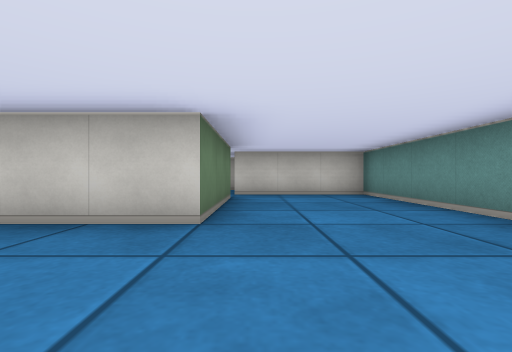
view 1 (above)

16 first-person views from a walk through a cub3D maze. The camera is about half as high as the walls, looks level and sees 85° across. The floor is counted in squares. Each view is taken from the middle of a square. On the plan, view 1 faces up. The plan holds only what a view shows up to about 9 squares ahead; the rest is blank.

view 2
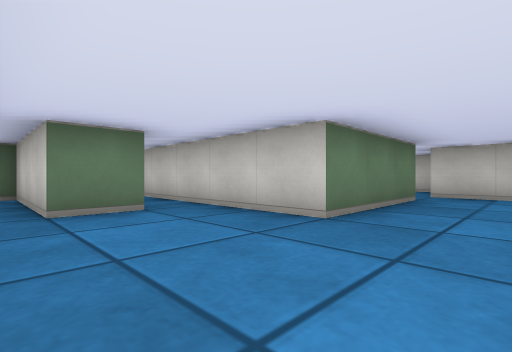

view 3
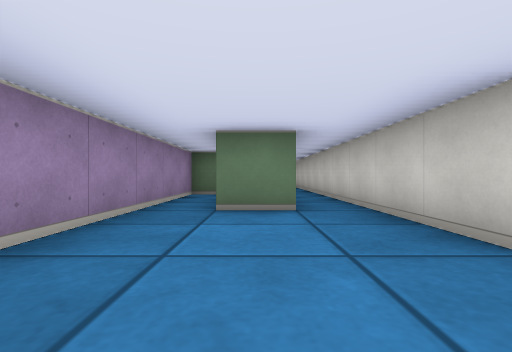

view 4
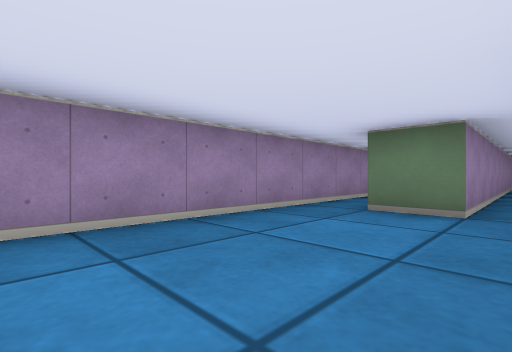

view 5
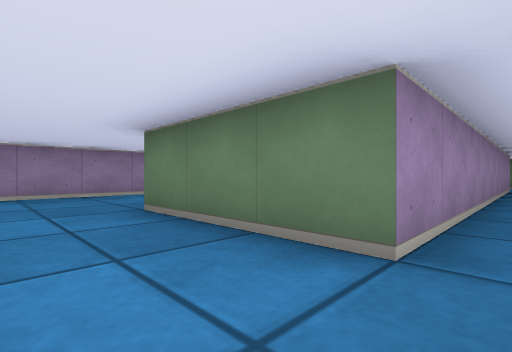

view 6
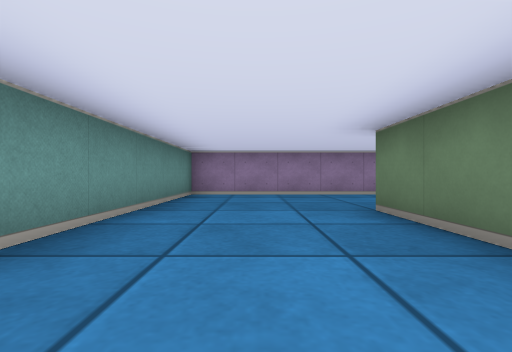

view 7
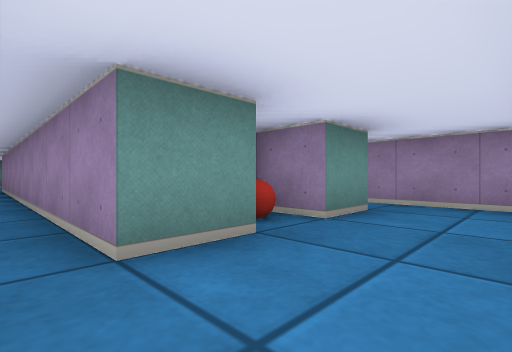

view 8
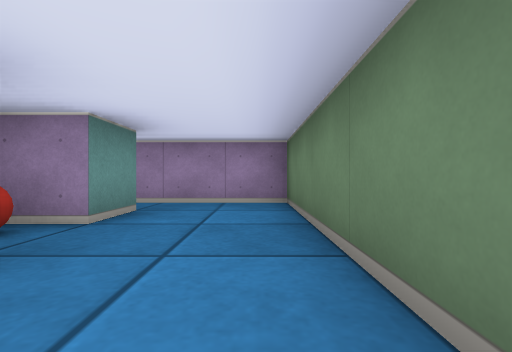

view 9
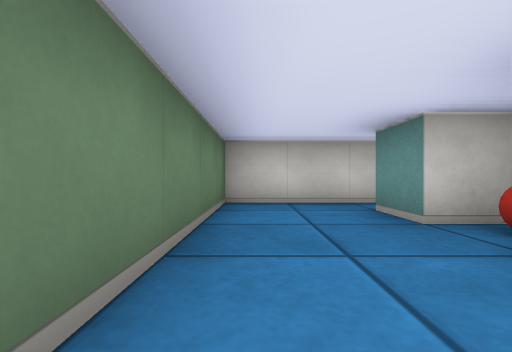

view 10
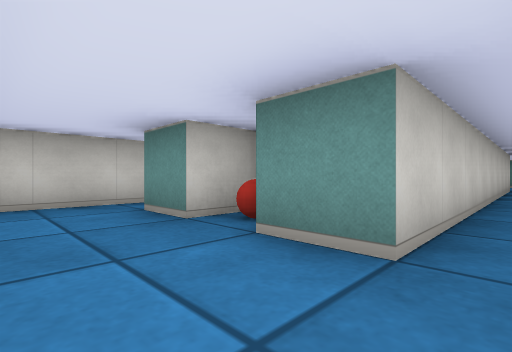

view 11
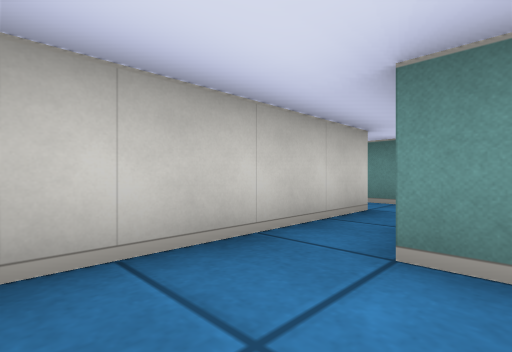

view 12
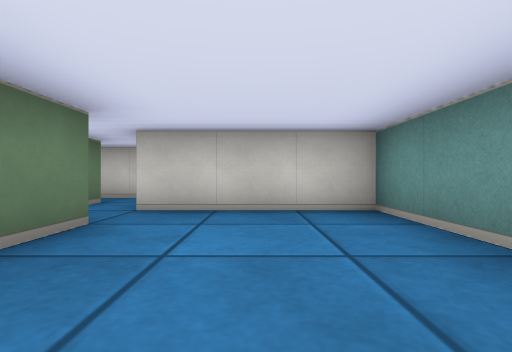

view 13
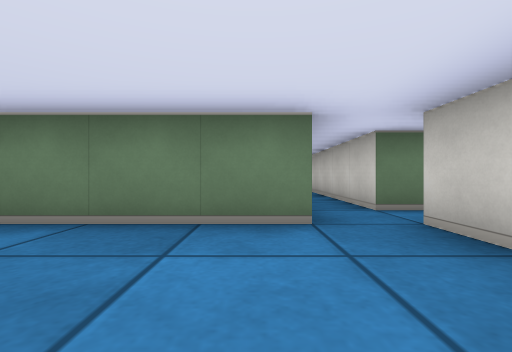

view 14
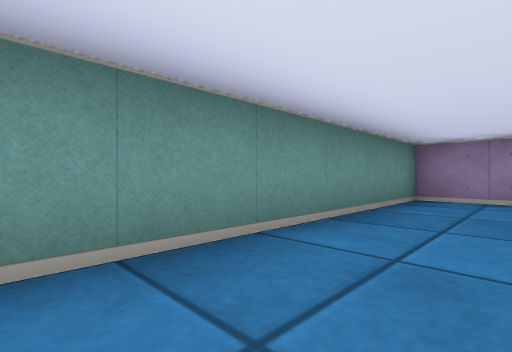

view 15
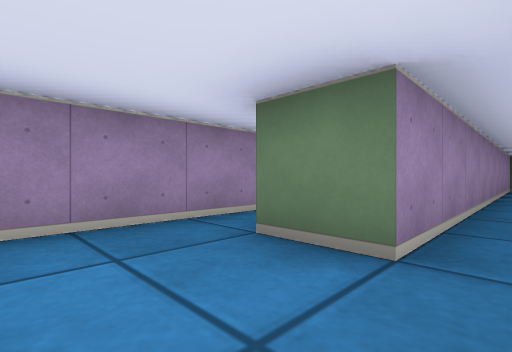

view 16
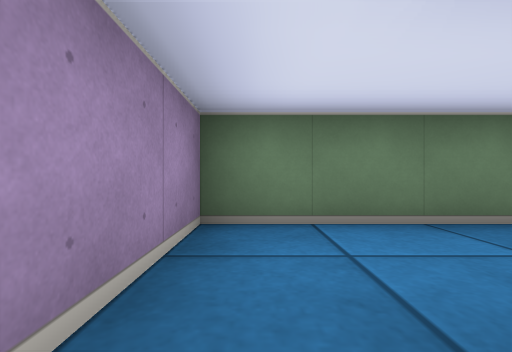

### Floor plan
Ten units are one square. View 1 is at (0, 0); x grows to the right and y downward. Boxes are objects, and circles mark ways between rooms. Rooms are numbered by the first view taken in them; rooms with no view inside come last. Other rooms are left out.
<svg viewBox="-120 -80 150 90">
<path fill="none" stroke="#000" d="M-15 -75 -15 -65 -55 -65M-65 -65 -65 -70M-75 -65 -95 -65M-95 -15 -25 -15 -25 -5 -55 -5 -55 5 25 5 25 -65 -5 -65M-95 -55 -5 -55 -5 -25 -95 -25M-95 -25 -95 -35 -85 -35M-85 -45 -95 -45 -95 -55M-95 -65 -115 -65 -115 -15 -95 -15"/>
<rect x="-95" y="-45" width="10" height="10" fill="#bbb"><title>ball</title></rect>
<circle cx="-85" cy="-60" r="3" fill="#2a7"/>
<circle cx="-90" cy="-20" r="3" fill="#2a7"/>
<text x="-20" y="-20">1</text>
<text x="-100" y="-40">2</text>
</svg>
Room 1 opens to room 2.

Where each view was taken, in squares from view 1:
view 1: 0 up, 0 right, facing up
view 2: 0 up, 1 right, facing up-left
view 3: 1 up, 1 right, facing left
view 4: 2 up, 1 right, facing down-left
view 5: 6 up, 1 right, facing down-left
view 6: 6 up, 1 right, facing down
view 7: 6 up, 11 left, facing down-right
view 8: 6 up, 11 left, facing down
view 9: 2 up, 11 left, facing up
view 10: 2 up, 11 left, facing up-right
view 11: 5 up, 11 left, facing up-right
view 12: 3 up, 1 right, facing up
view 13: 5 up, 2 right, facing left
view 14: 5 up, 1 right, facing down-right
view 15: 2 up, 1 left, facing down-left
view 16: 2 up, 9 left, facing left
